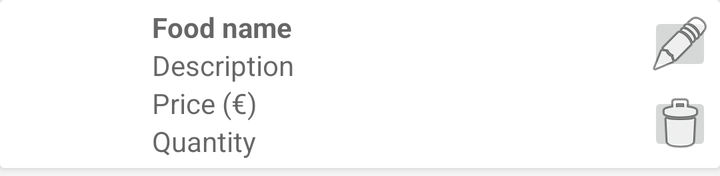
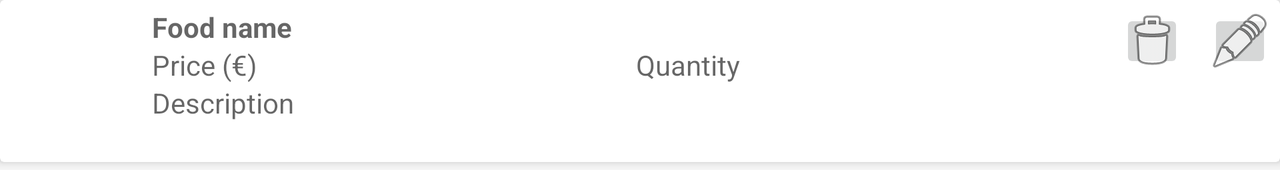

Two renders of one Android screen. The first uses the default layout on a phone; the second uses the alternative layout the repository ships for a different screen configuration, on a matching device. The two XML files are below.
<!-- AndroidManifest.xml: application theme AppTheme -->
<!-- res/layout/dish_item.xml -->
<?xml version="1.0" encoding="utf-8"?>
<androidx.cardview.widget.CardView xmlns:android="http://schemas.android.com/apk/res/android"
    android:layout_width="match_parent"
    android:layout_height="wrap_content"
    xmlns:app="http://schemas.android.com/apk/res-auto"
    android:background="@color/card_bg"
    app:cardElevation="4dp"
    android:layout_marginBottom="4dp"
    >

    <RelativeLayout
        android:layout_width="match_parent"
        android:layout_height="wrap_content"
        android:padding="4dp"
        >

        <ImageView
            android:id="@+id/dish_picture"
            android:layout_width="72dp"
            android:layout_height="72dp"
            android:padding="8dp"
            android:layout_centerVertical="true"
            android:layout_alignParentStart="true"
            android:src="@drawable/food_icon" />

        <LinearLayout
            android:id="@+id/ll"
            android:layout_width="wrap_content"
            android:layout_height="wrap_content"
            android:layout_toStartOf="@id/buttons"
            android:layout_toEndOf="@+id/dish_picture"
            android:orientation="vertical">

            <TextView
                android:id="@+id/dish_name"
                android:layout_width="match_parent"
                android:layout_height="wrap_content"
                android:layout_weight="1"
                android:ellipsize="end"
                android:hint="@string/food_name"
                android:maxLines="1"
                android:textStyle="bold" />

            <TextView
                android:id="@+id/dish_description"
                android:layout_width="match_parent"
                android:layout_height="wrap_content"
                android:layout_weight="1"
                android:ellipsize="end"
                android:hint="@string/description"
                android:maxLines="1" />

            <TextView
                android:id="@+id/dish_price"
                android:layout_width="match_parent"
                android:layout_height="wrap_content"
                android:layout_weight="1"
                android:hint="@string/price" />

            <TextView
                android:id="@+id/dish_quantity"
                android:layout_width="match_parent"
                android:layout_height="wrap_content"
                android:layout_weight="1"
                android:hint="@string/quantity" />

        </LinearLayout>

        <RelativeLayout
            android:id="@+id/buttons"
            android:layout_width="32dp"
            android:layout_height="72dp"
            android:layout_centerVertical="true"
            android:layout_alignParentEnd="true"
            android:gravity="right"
            >

            <ImageButton
                android:id="@+id/dish_delete_button"
                android:layout_width="32dp"
                android:layout_height="32dp"
                android:layout_alignParentBottom="true"
                android:layout_alignParentEnd="true"
                android:src="@android:drawable/ic_menu_delete" />

            <ImageButton
                android:id="@+id/dish_edit_button"
                android:layout_width="32dp"
                android:layout_height="32dp"
                android:layout_alignParentTop="true"
                android:layout_alignParentEnd="true"
                android:src="@android:drawable/ic_menu_edit" />


        </RelativeLayout>

    </RelativeLayout>

</androidx.cardview.widget.CardView>
<!-- resources referenced by this layout -->
<resources>
  <color name="card_bg">#E0E0E0</color>
  <string name="description">Description</string>
  <string name="food_name">Food name</string>
  <string name="price">Price (€)</string>
  <string name="quantity">Quantity</string>
  <style name="AppTheme" parent="Theme.AppCompat.Light.DarkActionBar">
          
          <item name="colorPrimary">@color/top_bg</item>
          <item name="colorPrimaryDark">@color/colorPrimaryDark</item>
          <item name="colorAccent">@color/colorAccent</item>
      </style>
  <color name="top_bg">#9473B6</color>
  <color name="colorPrimaryDark">#A85914A3</color>
  <color name="colorAccent">#D81B60</color>
</resources>
<!-- res/layout-land/dish_item.xml (the repository's variant of the layout above) -->
<!-- drawn on the phone turned sideways -->
<?xml version="1.0" encoding="utf-8"?>
<androidx.cardview.widget.CardView xmlns:android="http://schemas.android.com/apk/res/android"
    android:layout_width="match_parent"
    android:layout_height="wrap_content"
    xmlns:app="http://schemas.android.com/apk/res-auto"
    android:background="@color/card_bg"
    app:cardElevation="4dp"
    android:layout_marginBottom="4dp"
    >

    <RelativeLayout
        android:layout_width="match_parent"
        android:layout_height="wrap_content"
        android:padding="4dp"
        >

        <ImageView
            android:id="@+id/dish_picture"
            android:layout_width="72dp"
            android:layout_height="72dp"
            android:padding="8dp"
            android:layout_centerVertical="true"
            android:layout_alignParentStart="true"
            android:src="@drawable/food_icon" />

        <LinearLayout
            android:id="@+id/ll"
            android:layout_width="wrap_content"
            android:layout_height="wrap_content"
            android:layout_toStartOf="@id/buttons"
            android:layout_toEndOf="@+id/dish_picture"
            android:orientation="vertical">

            <TextView
                android:id="@+id/dish_name"
                android:layout_width="match_parent"
                android:layout_height="wrap_content"
                android:layout_weight="1"
                android:ellipsize="end"
                android:hint="@string/food_name"
                android:maxLines="1"
                android:textStyle="bold" />

            <LinearLayout
                android:layout_width="match_parent"
                android:layout_height="wrap_content"
                android:orientation="horizontal"
                android:layout_weight="1">
                <TextView
                    android:id="@+id/dish_price"
                    android:layout_width="match_parent"
                    android:layout_height="wrap_content"
                    android:layout_weight="1"
                    android:hint="@string/price" />

                <TextView
                    android:id="@+id/dish_quantity"
                    android:layout_width="match_parent"
                    android:layout_height="wrap_content"
                    android:layout_weight="1"
                    android:hint="@string/quantity" />
            </LinearLayout>

            <TextView
                android:id="@+id/dish_description"
                android:layout_width="match_parent"
                android:layout_height="wrap_content"
                android:layout_weight="1"
                android:ellipsize="end"
                android:hint="@string/description"
                android:lines="2"
                android:maxLines="2" />

        </LinearLayout>

        <RelativeLayout
            android:id="@+id/buttons"
            android:layout_width="76dp"
            android:layout_height="72dp"
            android:layout_centerVertical="true"
            android:layout_alignParentEnd="true"
            android:gravity="right"
            >

            <ImageButton
                android:id="@+id/dish_delete_button"
                android:layout_width="32dp"
                android:layout_height="32dp"
                android:layout_alignParentTop="true"
                android:layout_alignParentStart="true"
                android:src="@android:drawable/ic_menu_delete" />

            <ImageButton
                android:id="@+id/dish_edit_button"
                android:layout_width="32dp"
                android:layout_height="32dp"
                android:layout_alignParentTop="true"
                android:layout_alignParentEnd="true"
                android:src="@android:drawable/ic_menu_edit" />


        </RelativeLayout>

    </RelativeLayout>

</androidx.cardview.widget.CardView>
